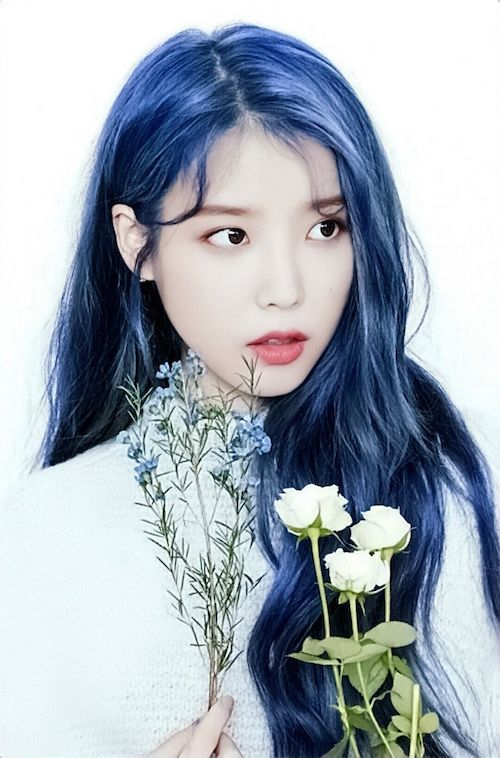
#> input picture Resources/iu1.jpg, 500 x 758 px
$ python chapter6.py
#> lines starting #> are read from the running program, lines starting #| are printed output that depends on the picture
import cv2
import numpy as np

img = cv2.imread("Resources/iu1.jpg")
#> img is the input picture: shape (758, 500, 3); mean B, G, R 183.7, 172.9, 163.2

imgHor = np.hstack((img, img))
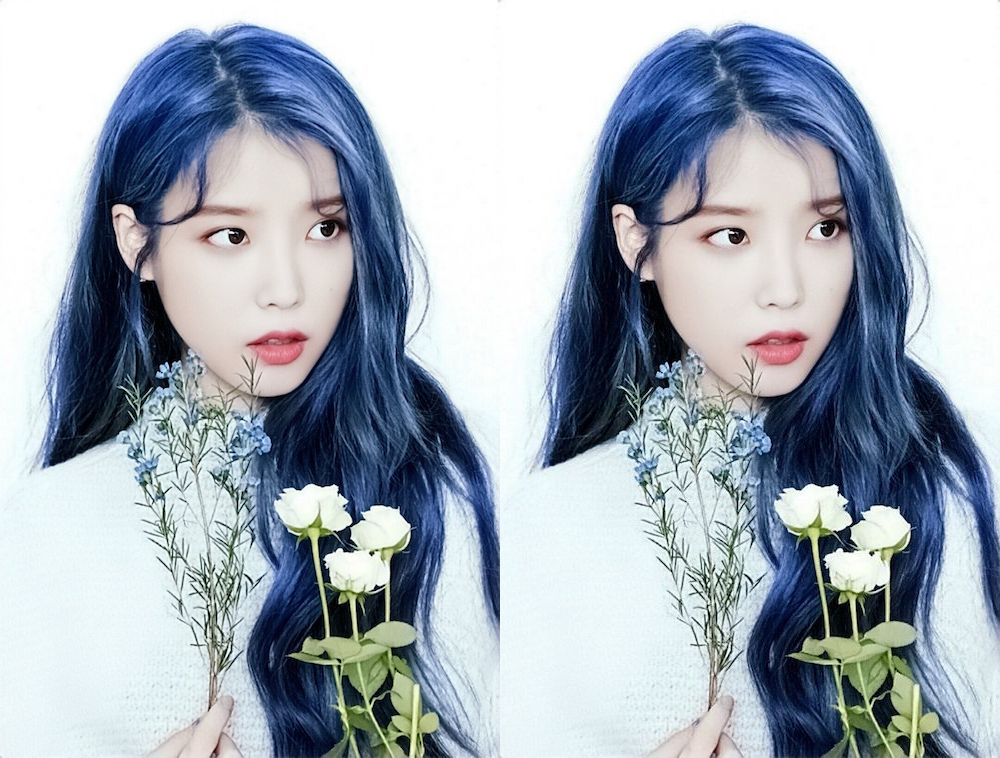
#> imgHor: shape (758, 1000, 3); mean B, G, R 183.7, 172.9, 163.2
imgVer = np.vstack((img, img))
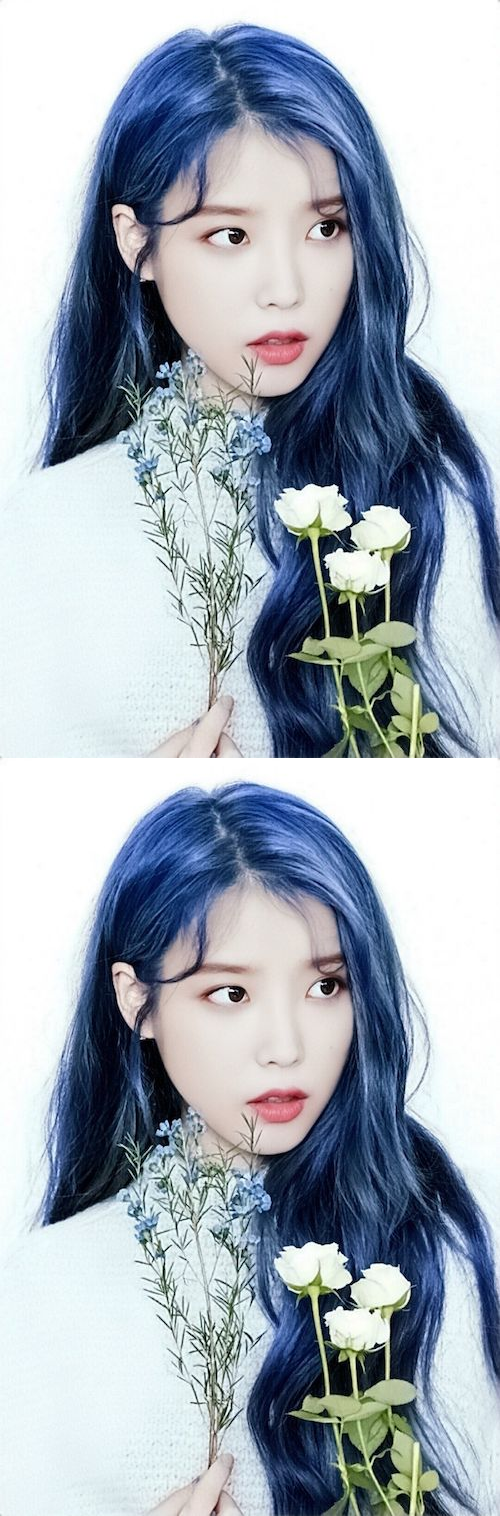
#> imgVer: shape (1516, 500, 3); mean B, G, R 183.7, 172.9, 163.2

cv2.imshow("horizontal", imgVer)

cv2.waitKey(0)
